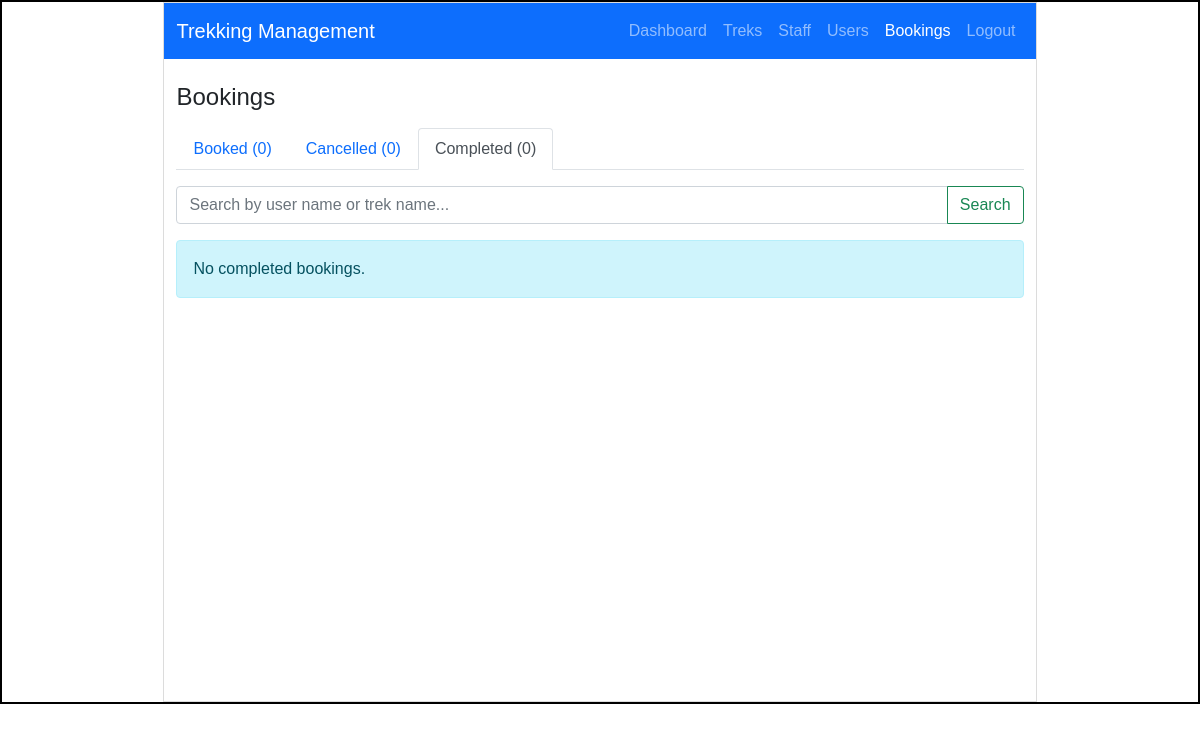
Before: /admin/bookings?tab=completed (signed in) with the older database file.
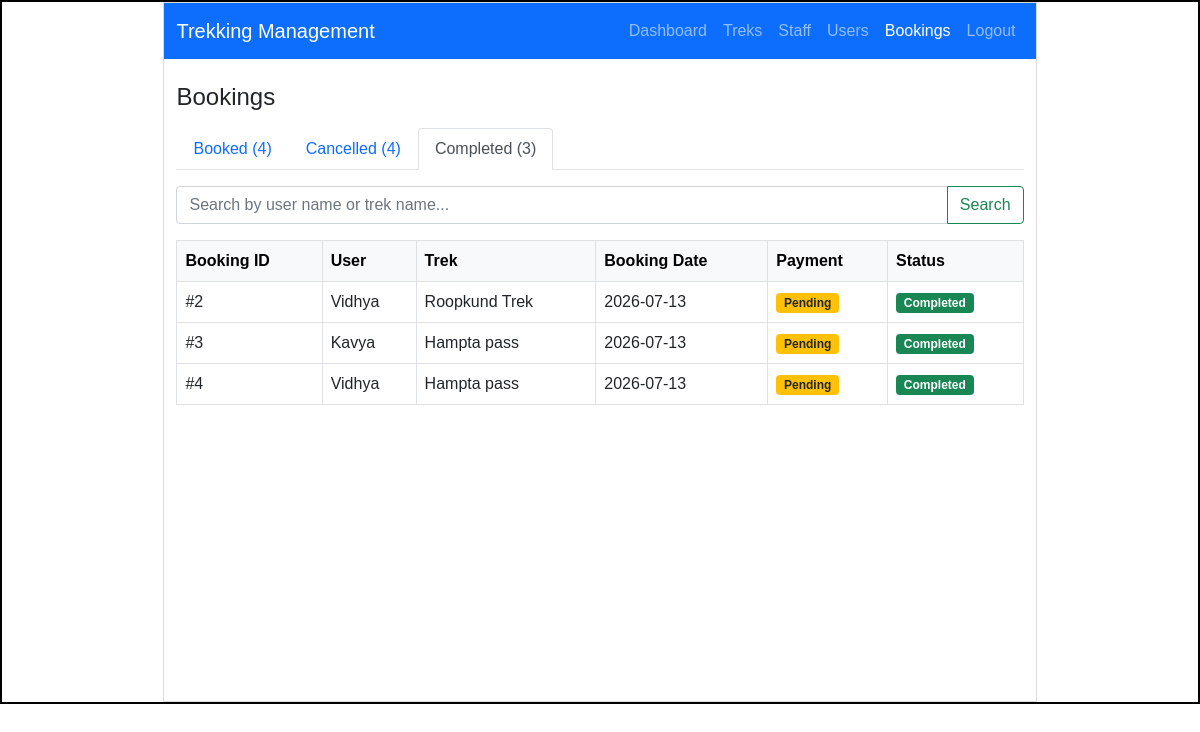
After: the same page with the newer database file.
### models.py (models this page shows)
class Booking(db.Model):
    __tablename__ = "booking"
    id = db.Column(db.Integer  , primary_key = True)
    booking_date = db.Column(db.Date, default=date.today)
    booking_status = db.Column(db.String(20),nullable=False,default = "Booked")
    payment_status = db.Column(db.String(20),nullable=False,default="Pending")
    user_id = db.Column(db.Integer,db.ForeignKey("user.id"), nullable=False) # many
    trek_id = db.Column(db.Integer,db.ForeignKey("trek.id") , nullable=False)
    __table_args__ = (db.UniqueConstraint('user_id','trek_id',name='unique_user_trek'),)

class User(db.Model):
    __tablename__ = "user"
    id = db.Column(db.Integer  , primary_key = True)
    name = db.Column(db.String() , nullable=False)
    email=db.Column(db.String(), unique = True , nullable=False )
    password = db.Column(db.String() , nullable=False)
    phone = db.Column(db.String(15) , nullable=False ,unique = True)
    role = db.Column(db.String(), nullable=False , default='trekker')
    is_blacklisted = db.Column(db.Boolean , nullable= False , default = False)
    bookings = db.relationship( "Booking" ,backref = "user",lazy=True) # One User -> Many Bookings
    staff_profile = db.relationship("Staff_Profile",backref = "user",uselist=False,lazy=True)

class Trek(db.Model):
    __tablename__ = "trek"
    id = db.Column(db.Integer  , primary_key = True)
    trek_name = db.Column(db.String() , nullable = False)
    location = db.Column(db.String(100),nullable=False)
    difficulty = db.Column(db.String(20),nullable=False)
    duration = db.Column(db.Integer,nullable=False)
    available_slots = db.Column(db.Integer,nullable=False)
    trek_status = db.Column(db.String(20),nullable=False,default = "Pending")
    start_date = db.Column(db.Date,nullable=False)
    end_date = db.Column(db.Date,nullable=False)
    description = db.Column(db.Text)
    staff_id = db.Column(db.Integer,db.ForeignKey("staff_profile.id"), nullable = True)
    bookings = db.relationship("Booking",backref = "trek",lazy=True) # One Trek -> Many Bookings

### app.py (the view)
@app.route("/admin/bookings")
@role_required("admin")
def admin_bookings():
    active_tab   = request.args.get("tab", "booked")
    search_query = request.args.get("search", "")
    def filter_bookings(statuses):
        q = Booking.query.filter(Booking.booking_status.in_(statuses))
        if search_query:
            q = q.join(User).join(Trek).filter(or_(User.name.ilike(f"%{search_query}%") , Trek.trek_name.ilike(f"%{search_query}%")))
        return q.all()
    return render_template("admin_bookings.html",
                       active_tab=active_tab,
                       search_query=search_query,
                       booked=filter_bookings(["Booked", "Started"]),
                       cancelled=filter_bookings(["Cancelled"]),
                       completed=filter_bookings(["Completed"]))

### app.py (called while the page is built)
def role_required(*roles):
    def decorator(f):
        @wraps(f)
        def wrapper(*args, **kwargs):
            if 'user_id' not in session:
                flash("Please log in to continue.", "warning")
                return redirect(url_for("login"))
            if session.get('role') not in roles:
                flash("You don't have access to that page.", "warning")
                return _redirect_to_own_area()
            return f(*args, **kwargs)
        return wrapper
    return decorator

### templates/admin_bookings.html (shortened to what this page needs)
<!DOCTYPE html>
<html lang="en">
<head>
    <link rel="stylesheet" href="{{ url_for('static', filename='style.css') }}">
    <link href="https://cdn.jsdelivr.net/npm/bootstrap@5.0.2/dist/css/bootstrap.min.css" rel="stylesheet">
</head>
<body>
    <div id="main">
        <div id="canvas">
            <nav class="navbar navbar-expand-lg navbar-dark bg-primary">
                <div class="container-fluid">
                    <a class="navbar-brand" href="/admin/dashboard">Trekking Management</a>
                    <div class="navbar-nav ms-auto">
                        <a class="nav-link" href="/admin/dashboard">Dashboard</a>
                        <a class="nav-link" href="/admin/treks">Treks</a>
                        <a class="nav-link" href="/admin/staff">Staff</a>
                        <a class="nav-link" href="/admin/users">Users</a>
                        <a class="nav-link active" href="/admin/bookings">Bookings</a>
                        <a class="nav-link" href="/logout">Logout</a>
                    </div>
                </div>
            </nav>
            <div class="container mt-4">
                <h4 class="mb-3">Bookings</h4>
                <ul class="nav nav-tabs mb-3">
                    <li class="nav-item">
                        <a class="nav-link {% if active_tab == 'booked' %}active{% endif %}"
                           href="/admin/bookings?tab=booked">
                            Booked ({{ booked | length }})
                        </a>
                    </li>
                    <li class="nav-item">
                        <a class="nav-link {% if active_tab == 'cancelled' %}active{% endif %}"
                           href="/admin/bookings?tab=cancelled">
                            Cancelled ({{ cancelled | length }})
                        </a>
                    </li>
                    <li class="nav-item">
                        <a class="nav-link {% if active_tab == 'completed' %}active{% endif %}"
                           href="/admin/bookings?tab=completed">
                            Completed ({{ completed | length }})
                        </a>
                    </li>
                </ul>
                <form method="GET" action="/admin/bookings" class="mb-3">
                    <div class="input-group">
                        <input type="text"
                               class="form-control"
                               name="search"
                               value="{{ search_query }}"
                               placeholder="Search by user name or trek name...">
                        <button type="submit" class="btn btn-outline-success">Search</button>
                    </div>
                </form>
                {% if active_tab == 'booked' %}
                    {% if booked %}
                    <table class="table table-bordered table-hover">
                        <thead class="table-light">
                            <tr>
                                <th>Booking ID</th>
                                <th>User</th>
                                <th>Trek</th>
                                <th>Booking Date</th>
                                <th>Payment</th>
                                <th>Status</th>
                            </tr>
                        </thead>
                        <tbody>
                            {% for booking in booked %}
                            <tr>
                                <td>#{{ booking.id }}</td>
                                <td>{{ booking.user.name }}</td>
                                <td>{{ booking.trek.trek_name }}</td>
                                <td>{{ booking.booking_date }}</td>
                                <td>
                                    {% if booking.payment_status == "Paid" %}
                                        <span class="badge bg-success">Paid</span>
                                    {% elif booking.payment_status == "Pending" %}
                                        <span class="badge bg-warning text-dark">Pending</span>
                                    {% elif booking.payment_status == "Refunded" %}
                                        <span class="badge bg-secondary">Refunded</span>
                                    {% else %}
                                        <span class="badge bg-secondary">{{ booking.payment_status }}</span>
                                    {% endif %}
                                </td>
                                <td>
                                    {% if booking.booking_status == "Booked" %}
                                        <span class="badge bg-primary">Booked</span>
                                    {% elif booking.booking_status == "Started" %}
                                        <span class="badge bg-warning text-dark">Started</span>
                                    {% endif %}
                                </td>
                            </tr>
                            {% endfor %}
                        </tbody>
                    </table>
                    {% else %}
                        {% if search_query %}
                            <div class="alert alert-warning">No booked entries matching "{{ search_query }}".</div>
                        {% else %}
                            <div class="alert alert-info">No bookings yet.</div>
                        {% endif %}
                    {% endif %}
                {% elif active_tab == 'completed' %}
                    {% if completed %}
                    <table class="table table-bordered table-hover">
                        <thead class="table-light">
                            <tr>
                                <th>Booking ID</th>
                                <th>User</th>
                                <th>Trek</th>
                                <th>Booking Date</th>
                                <th>Payment</th>
                                <th>Status</th>
                            </tr>
                        </thead>
                        <tbody>
                            {% for booking in completed %}
                            <tr>
                                <td>#{{ booking.id }}</td>
                                <td>{{ booking.user.name }}</td>
                                <td>{{ booking.trek.trek_name }}</td>
                                <td>{{ booking.booking_date }}</td>
                                <td>
                                    {% if booking.payment_status == "Paid" %}
                                        <span class="badge bg-success">Paid</span>
                                    {% elif booking.payment_status == "Pending" %}
                                        <span class="badge bg-warning text-dark">Pending</span>
                                    {% elif booking.payment_status == "Refunded" %}
                                        <span class="badge bg-secondary">Refunded</span>
                                    {% else %}
                                        <span class="badge bg-secondary">{{ booking.payment_status }}</span>
                                    {% endif %}
                                </td>
                                <td><span class="badge bg-success">Completed</span></td>
                            </tr>
                            {% endfor %}
                        </tbody>
                    </table>
                    {% else %}
                        {% if search_query %}
                            <div class="alert alert-warning">No completed bookings matching "{{ search_query }}".</div>
                        {% else %}
                            <div class="alert alert-info">No completed bookings.</div>
                        {% endif %}
                    {% endif %}
                {% endif %}
            </div>
        </div>
    </div>
</body>
</html>

### static/style.css (style rules this page uses)
* { margin:0px; font-family: Arial, Helvetica, sans-serif; }
#main { border:2px solid black; margin-top: 0px; }
#canvas { border:1px solid #dcdcdc; width:73%; height:700px; margin:auto; }
table { max-height: 20px; overflow-y: auto; }

Changed rows visible on the page:
added Booking: id "2", user.name "Vidhya", trek.trek_name "Roopkund Trek", booking_date "2026-07-13", payment_status "Pending"
added Booking: id "3", user.name "Kavya", trek.trek_name "Hampta pass", booking_date "2026-07-13", payment_status "Pending"
added Booking: id "4", user.name "Vidhya", trek.trek_name "Hampta pass", booking_date "2026-07-13", payment_status "Pending"
Other visible differences:
{{ booked | length }}: "0" → "4"
{{ cancelled | length }}: "0" → "4"
{{ completed | length }}: "0" → "3"
text no longer shown: "No completed bookings."
text now shown: "Booking ID User Trek Booking Date Payment Status"
